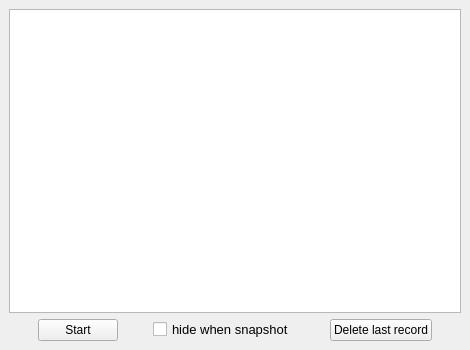
<?xml version="1.0" encoding="UTF-8"?>
<ui version="4.0">
 <class>MainWindow</class>
 <widget class="QMainWindow" name="MainWindow">
  <property name="geometry">
   <rect>
    <x>0</x>
    <y>0</y>
    <width>470</width>
    <height>350</height>
   </rect>
  </property>
  <property name="windowTitle">
   <string>Screenshot</string>
  </property>
  <property name="windowIcon">
   <iconset resource="res.qrc">
    <normaloff>:/icon/icon.png</normaloff>:/icon/icon.png</iconset>
  </property>
  <widget class="QWidget" name="centralwidget">
   <layout class="QVBoxLayout" name="verticalLayout">
    <item>
     <widget class="QTableView" name="DBView"/>
    </item>
    <item>
     <layout class="QHBoxLayout" name="horizontalLayout">
      <item>
       <spacer name="horizontalSpacer_3">
        <property name="orientation">
         <enum>Qt::Horizontal</enum>
        </property>
        <property name="sizeHint" stdset="0">
         <size>
          <width>40</width>
          <height>20</height>
         </size>
        </property>
       </spacer>
      </item>
      <item>
       <widget class="QPushButton" name="start_stop_btn">
        <property name="text">
         <string>Start</string>
        </property>
       </widget>
      </item>
      <item>
       <spacer name="horizontalSpacer">
        <property name="orientation">
         <enum>Qt::Horizontal</enum>
        </property>
        <property name="sizeHint" stdset="0">
         <size>
          <width>40</width>
          <height>20</height>
         </size>
        </property>
       </spacer>
      </item>
      <item>
       <widget class="QCheckBox" name="hideChBox">
        <property name="font">
         <font>
          <pointsize>10</pointsize>
         </font>
        </property>
        <property name="text">
         <string>hide when snapshot</string>
        </property>
       </widget>
      </item>
      <item>
       <spacer name="horizontalSpacer_2">
        <property name="orientation">
         <enum>Qt::Horizontal</enum>
        </property>
        <property name="sizeHint" stdset="0">
         <size>
          <width>40</width>
          <height>20</height>
         </size>
        </property>
       </spacer>
      </item>
      <item>
       <widget class="QPushButton" name="delBtn">
        <property name="text">
         <string>Delete last record</string>
        </property>
       </widget>
      </item>
      <item>
       <spacer name="horizontalSpacer_4">
        <property name="orientation">
         <enum>Qt::Horizontal</enum>
        </property>
        <property name="sizeHint" stdset="0">
         <size>
          <width>40</width>
          <height>20</height>
         </size>
        </property>
       </spacer>
      </item>
     </layout>
    </item>
   </layout>
  </widget>
 </widget>
 <resources>
  <include location="res.qrc"/>
 </resources>
 <connections/>
</ui>
